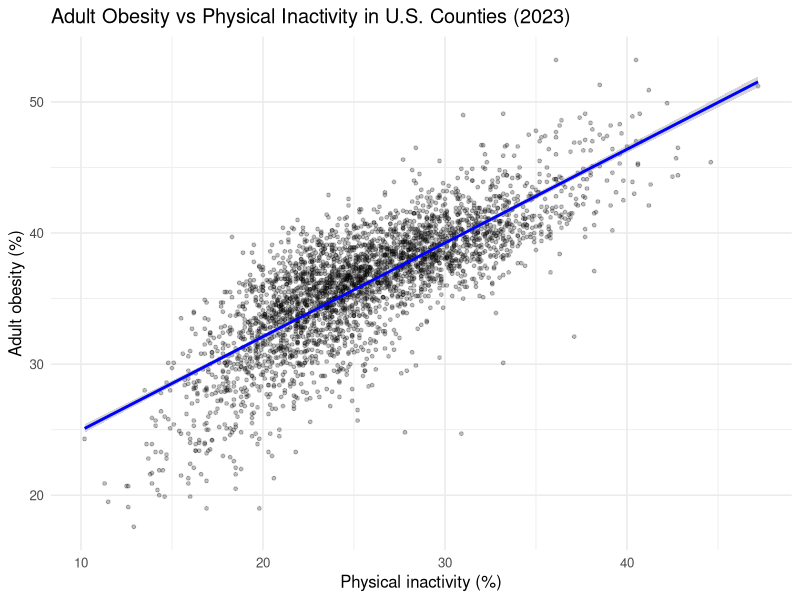
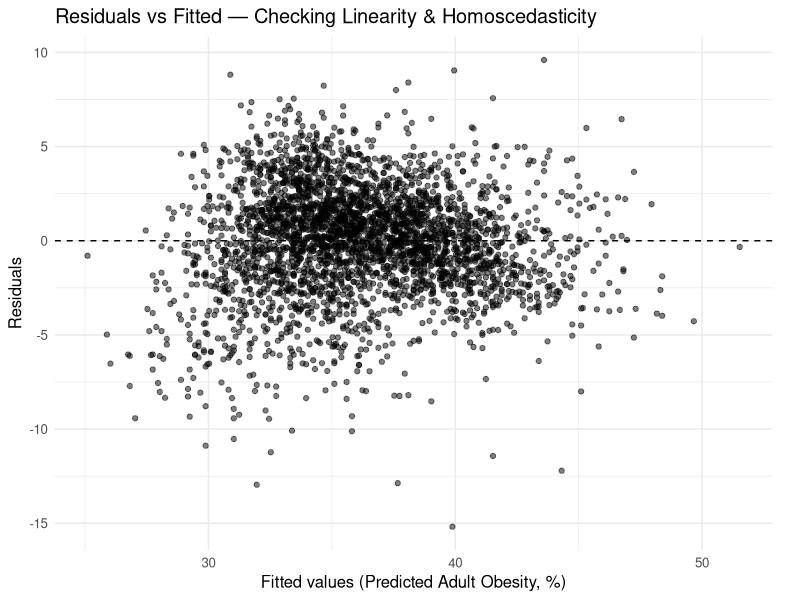
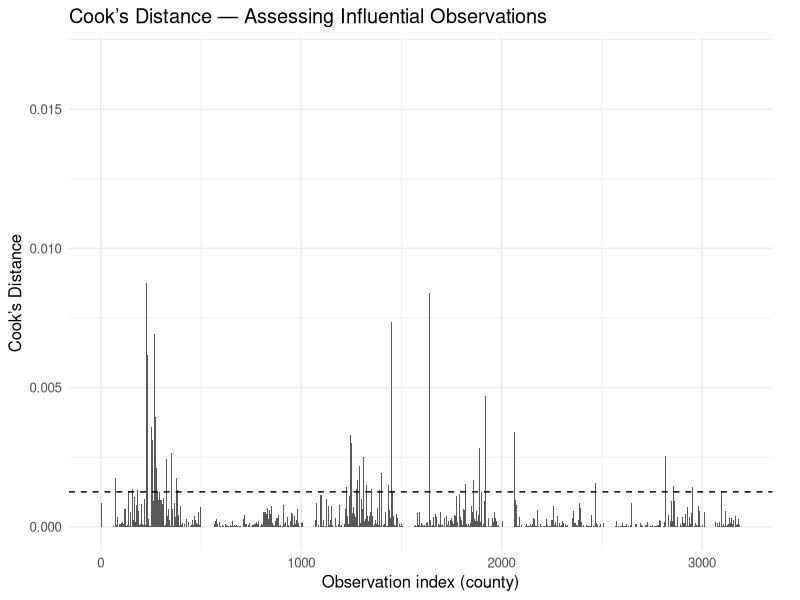

These charts were generated, in order, by the following R code:
## ---- chunk 1
#| include: false
#| warning: false
#| message: false
# load libraries
library(tidyverse)
library(palmerpenguins)
library(ggpubr)
library(patchwork)

getwd()
list.files()
file.exists("/Users/spartan/Documents/Math 261A/Project 1/references.bib")
## ---- chunk 2
#| label: model-setup
#| echo: false
#| message: false
#| warning: false
#| results: "hide"
library(readr); library(ggplot2)
d <- readr::read_csv("../data/county_health_model.csv", show_col_types = FALSE)
# Load / fit model
lm_fit <- lm(obesity_pct ~ inactivity_pct, data = d)
diag_df <- data.frame(.fitted = fitted(lm_fit), .resid = resid(lm_fit))
diag_df$cooks <- cooks.distance(lm_fit)
cook_threshold <- 4 / nrow(diag_df)
## ---- chunk 3
#| echo: false
#| warning: false
#| message: false
#| fig-cap: "Adult Obesity (%) vs Physical Inactivity (%) — U.S. Counties (2023). Points represent counties; the solid line shows the OLS fit with a 95% confidence band."
library(ggplot2)

ggplot(d, aes(x = inactivity_pct, y = obesity_pct)) +
  geom_point(alpha = 0.25, size = 1) +
  geom_smooth(method = "lm", se = TRUE, color = "blue") +
  labs(
    title = "Adult Obesity vs Physical Inactivity in U.S. Counties (2023)",
    x = "Physical inactivity (%)",
    y = "Adult obesity (%)"
  ) +
  theme_minimal(base_size = 12)
## ---- chunk 4
#| label: fig-residuals
#| echo: false
#| warning: false
#| message: false
#| fig-cap: "Residuals vs Fitted Values for the obesity ~ inactivity model. Random scatter around zero supports linearity and roughly constant variance; dashed line marks zero residual."
#| fig-pos: H
#| fig-width: 7.8
#| fig-asp: 0.62
ggplot(diag_df, aes(x = .fitted, y = .resid)) +
  geom_point(alpha = 0.5) +
  geom_hline(yintercept = 0, linetype = "dashed") +
  labs(
    title = "Residuals vs Fitted — Checking Linearity & Homoscedasticity",
    x = "Fitted values (Predicted Adult Obesity, %)",
    y = "Residuals"
  ) +
  theme_minimal(base_size = 12) +
  theme(plot.margin = margin(6, 20, 6, 6))
## ---- chunk 5
#| label: fig-cooks
#| echo: false
#| warning: false
#| message: false
#| fig-cap: "Cook’s Distance by observation (county). The dashed line marks a rule-of-thumb threshold (4/n). No observations exceed the threshold, indicating no highly influential counties."
#| fig-pos: H
#| fig-width: 7.8
#| fig-asp: 0.45
ggplot(diag_df, aes(x = seq_along(cooks), y = cooks)) +
  geom_col() +
  geom_hline(yintercept = cook_threshold, linetype = "dashed") +
  labs(
    title = "Cook’s Distance — Assessing Influential Observations",
    x = "Observation index (county)",
    y = "Cook’s Distance"
  ) +
  theme_minimal(base_size = 12) +
  theme(plot.margin = margin(6, 20, 6, 6))
## ---- chunk 6
#| label: tbl-model
#| tbl-cap: "Table 1. Regression results estimating the association between physical inactivity and adult obesity across 3,142 U.S. counties (2023). Heteroskedasticity-consistent (HC1) standard errors are reported in parentheses."
#| tbl-pos: H
#| echo: false
#| warning: false
#| message: false

library(readr); library(dplyr); library(broom); library(knitr)
library(sandwich); library(lmtest); library(kableExtra)

# Robust (HC1) estimates
rob <- coeftest(lm_fit, vcov = vcovHC(lm_fit, type = "HC1"))

tab <- tibble::tibble(
  Term = c("Intercept", "Inactivity (%)"),
  Estimate = round(rob[, 1], 3),
  `SE (HC1)` = round(rob[, 2], 3),
  `t-value` = round(rob[, 3], 2),
  `p-value` = ifelse(rob[, 4] < 0.001, "< 0.001", sprintf("%.3f", rob[, 4]))
)

# Model fit summary (use LaTeX math in the note)
gl <- glance(lm_fit)
# Build the two footnote lines
note_lines <- c(
  sprintf("Model fit: $R^{2}$ = %.3f, $R_{\\{adj}}^{2}$ = %.3f, Residual SE = %.2f, $n$ = %d.",
          gl$r.squared, gl$adj.r.squared, gl$sigma, nobs(lm_fit)),
  "Because the sample size is large relative to the single predictor, the adjusted $R^{2}$ differs negligibly from the unadjusted value."
)
knitr::kable(tab, align = "lrrrr", booktabs = TRUE, escape = FALSE) %>%
  kableExtra::kable_styling(full_width = FALSE, position = "center") %>%
  kableExtra::footnote(general = note_lines, threeparttable = TRUE, escape = FALSE)
